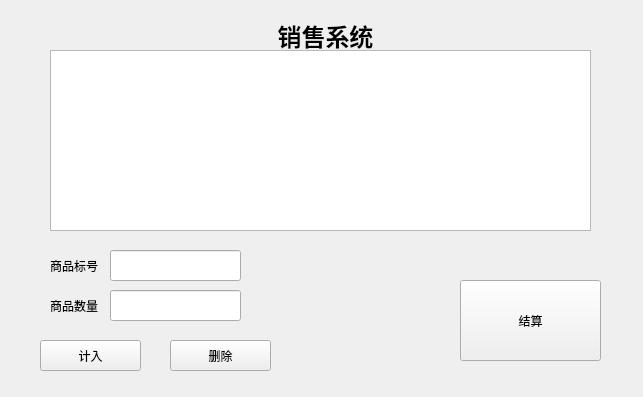
<?xml version="1.0" encoding="UTF-8"?>
<ui version="4.0">
 <class>Form</class>
 <widget class="QWidget" name="Form">
  <property name="geometry">
   <rect>
    <x>0</x>
    <y>0</y>
    <width>643</width>
    <height>397</height>
   </rect>
  </property>
  <property name="windowTitle">
   <string>Form</string>
  </property>
  <widget class="QLabel" name="label">
   <property name="geometry">
    <rect>
     <x>160</x>
     <y>10</y>
     <width>331</width>
     <height>51</height>
    </rect>
   </property>
   <property name="whatsThis">
    <string>&lt;html&gt;&lt;head/&gt;&lt;body&gt;&lt;p&gt;&lt;br/&gt;&lt;/p&gt;&lt;/body&gt;&lt;/html&gt;</string>
   </property>
   <property name="text">
    <string>&lt;html&gt;&lt;head/&gt;&lt;body&gt;&lt;p align=&quot;center&quot;&gt;&lt;span style=&quot; font-size:18pt; font-weight:600;&quot;&gt;销售系统&lt;/span&gt;&lt;/p&gt;&lt;/body&gt;&lt;/html&gt;</string>
   </property>
  </widget>
  <widget class="QTextBrowser" name="textBrowser">
   <property name="geometry">
    <rect>
     <x>50</x>
     <y>50</y>
     <width>541</width>
     <height>181</height>
    </rect>
   </property>
  </widget>
  <widget class="QLineEdit" name="lineEdit">
   <property name="geometry">
    <rect>
     <x>110</x>
     <y>250</y>
     <width>131</width>
     <height>31</height>
    </rect>
   </property>
  </widget>
  <widget class="QLabel" name="label_2">
   <property name="geometry">
    <rect>
     <x>50</x>
     <y>250</y>
     <width>61</width>
     <height>31</height>
    </rect>
   </property>
   <property name="text">
    <string>商品标号</string>
   </property>
  </widget>
  <widget class="QLineEdit" name="lineEdit_2">
   <property name="geometry">
    <rect>
     <x>110</x>
     <y>290</y>
     <width>131</width>
     <height>31</height>
    </rect>
   </property>
   <property name="text">
    <string/>
   </property>
  </widget>
  <widget class="QLabel" name="label_3">
   <property name="geometry">
    <rect>
     <x>50</x>
     <y>290</y>
     <width>61</width>
     <height>31</height>
    </rect>
   </property>
   <property name="text">
    <string>商品数量</string>
   </property>
  </widget>
  <widget class="QPushButton" name="jiru">
   <property name="geometry">
    <rect>
     <x>40</x>
     <y>340</y>
     <width>101</width>
     <height>31</height>
    </rect>
   </property>
   <property name="text">
    <string>计入</string>
   </property>
  </widget>
  <widget class="QPushButton" name="jiesuan">
   <property name="geometry">
    <rect>
     <x>460</x>
     <y>280</y>
     <width>141</width>
     <height>81</height>
    </rect>
   </property>
   <property name="text">
    <string>结算</string>
   </property>
  </widget>
  <widget class="QPushButton" name="shanchu">
   <property name="geometry">
    <rect>
     <x>170</x>
     <y>340</y>
     <width>101</width>
     <height>31</height>
    </rect>
   </property>
   <property name="text">
    <string>删除</string>
   </property>
  </widget>
 </widget>
 <resources/>
 <connections/>
</ui>
